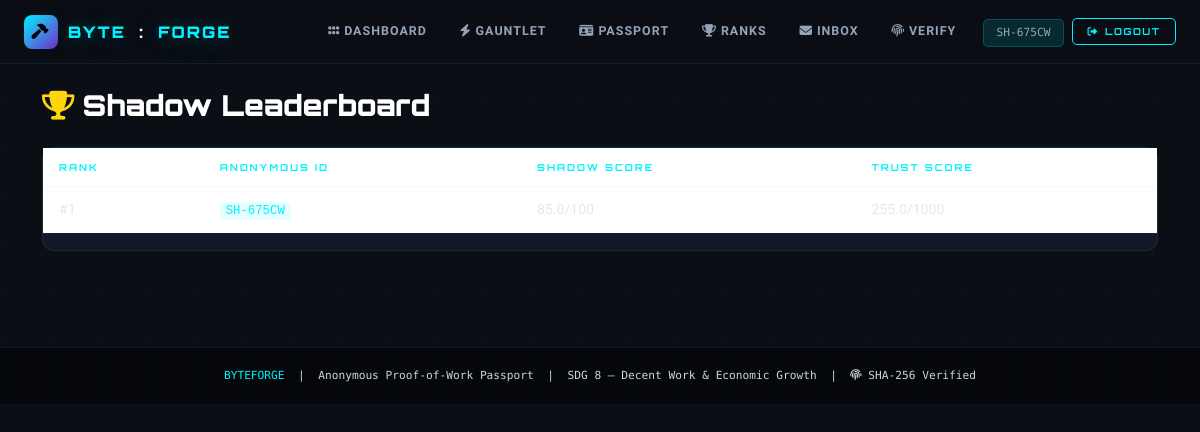
/worker/leaderboard (signed in), run on the app's committed database.
### models.py (models this page shows, shortened)
class User(UserMixin, db.Model):
    __tablename__ = 'users'
    id = db.Column(db.Integer, primary_key=True)
    name = db.Column(db.String(120), nullable=False)
    email = db.Column(db.String(120), unique=True, nullable=False, index=True)
    password_hash = db.Column(db.String(256), nullable=False)
    role = db.Column(db.String(20), nullable=False, default='worker', index=True)
    anonymous_id = db.Column(db.String(20), unique=True, nullable=True, index=True)
    shadow_score = db.Column(db.Float, default=0.0)
    trust_score = db.Column(db.Float, default=0.0)
    bio = db.Column(db.Text, nullable=True)
    location = db.Column(db.String(120), nullable=True)
    created_at = db.Column(db.DateTime, default=datetime.utcnow, index=True)
    verified_skills = db.relationship('VerifiedSkill', backref='worker', lazy=True, cascade='all, delete-orphan')
    shortlisted_by = db.relationship('Shortlist', foreign_keys='Shortlist.worker_id', backref='worker', lazy=True, cascade='all, delete-orphan')
    shortlisted = db.relationship('Shortlist', foreign_keys='Shortlist.employer_id', backref='employer', lazy=True, cascade='all, delete-orphan')
    sent_messages = db.relationship('Message', foreign_keys='Message.sender_id', backref='sender', lazy=True)
    received_messages = db.relationship('Message', foreign_keys='Message.receiver_id', backref='receiver', lazy=True)

### routes/worker.py (the view)
@worker_bp.route('/leaderboard')
@login_required
@worker_required
def leaderboard():
    top_workers = User.query.filter_by(role='worker')\
                      .order_by(User.shadow_score.desc()).limit(20).all()
    my_rank = None
    all_workers = User.query.filter_by(role='worker')\
                      .order_by(User.shadow_score.desc()).all()
    for i, w in enumerate(all_workers, 1):
        if w.id == current_user.id:
            my_rank = i
            break
    skill_leaders = {}
    for skill in Skill.query.all():
        top = VerifiedSkill.query.filter_by(skill_id=skill.id)\
                  .order_by(VerifiedSkill.score.desc()).first()
        if top:
            worker = User.query.get(top.user_id)
            skill_leaders[skill.name] = {
                'anon_id': worker.anonymous_id if worker else 'Unknown',
                'score': top.score
            }
    return render_template('leaderboard.html',
                           top_workers=top_workers,
                           my_rank=my_rank,
                           total_workers=len(all_workers),
                           skill_leaders=skill_leaders)

### routes/worker.py (called while the page is built)
def worker_required(f):
    @wraps(f)
    def decorated(*args, **kwargs):
        if not current_user.is_authenticated or current_user.role != 'worker':
            flash('Worker access required.', 'danger')
            return redirect(url_for('auth.worker_login'))
        return f(*args, **kwargs)
    return decorated

### templates/leaderboard.html
{% extends "base.html" %}
{% block content %}
<h2 class="page-title mb-4"><i class="fas fa-trophy me-2" style="color:var(--yellow);"></i>Shadow Leaderboard</h2>
<div class="card"><div class="card-body p-0"><table class="table"><thead><tr><th>Rank</th><th>Anonymous ID</th><th>Shadow Score</th><th>Trust Score</th></tr></thead>
<tbody>{% for w in top_workers %}<tr><td>#{{ loop.index }}</td><td><code>{{ w.anonymous_id }}</code></td><td>{{ w.shadow_score }}/100</td><td>{{ w.trust_score }}/1000</td></tr>{% endfor %}</tbody></table></div></div>
{% endblock %}

### templates/base.html (shortened to what this page needs)
<!DOCTYPE html>
<html lang="en">
<head>
  <link href="https://cdn.jsdelivr.net/npm/bootstrap@5.3.3/dist/css/bootstrap.min.css" rel="stylesheet"/>
  <link href="https://cdnjs.cloudflare.com/ajax/libs/font-awesome/6.5.0/css/all.min.css" rel="stylesheet"/>
</head>
<body>
<nav class="navbar navbar-expand-lg">
  <div class="container-fluid px-3 px-lg-4">
    <a class="navbar-brand" href="/">
      <div class="brand-shield"><i class="fas fa-hammer"></i></div>
      BYTE<span style="color:#fff;margin:0 3px">:</span>FORGE
    </a>
    <div class="collapse navbar-collapse" id="navMain">
      <ul class="navbar-nav ms-auto align-items-center gap-1 py-2 py-lg-0">
        {% if current_user.is_authenticated %}
          {% if current_user.role == 'worker' %}
            <li class="nav-item"><a class="nav-link" href="/worker/dashboard"><i class="fas fa-grip-horizontal me-1"></i>Dashboard</a></li>
            <li class="nav-item"><a class="nav-link" href="/worker/skills"><i class="fas fa-bolt me-1"></i>Gauntlet</a></li>
            <li class="nav-item"><a class="nav-link" href="/worker/passport"><i class="fas fa-id-card me-1"></i>Passport</a></li>
            <li class="nav-item"><a class="nav-link" href="/worker/leaderboard"><i class="fas fa-trophy me-1"></i>Ranks</a></li>
            <li class="nav-item"><a class="nav-link" href="/worker/inbox"><i class="fas fa-envelope me-1"></i>Inbox</a></li>
          {% endif %}
          <li class="nav-item"><a class="nav-link" href="/verify"><i class="fas fa-fingerprint me-1"></i>Verify</a></li>
          <li class="nav-item ms-2">
            <span style="font-family:var(--M);font-size:.7rem;color:var(--muted);padding:.4rem .8rem;background:var(--cyan-dim);border:1px solid var(--border2);border-radius:5px;">
              {{ current_user.anonymous_id or current_user.name[:12] }}
            </span>
          </li>
          <li class="nav-item ms-1">
            <a class="btn-c" href="/logout" style="padding:.35rem .9rem; font-size:.6rem;"><i class="fas fa-sign-out-alt"></i> Logout</a>
          </li>
        {% endif %}
      </ul>
    </div>
  </div>
</nav>
<main class="container py-4">
{% block content %}{% endblock %}
</main>
<footer>
  <div class="container">
    <span class="text-c">BYTEFORGE</span> &nbsp;|&nbsp;
    Anonymous Proof-of-Work Passport &nbsp;|&nbsp;
    SDG 8 — Decent Work &amp; Economic Growth &nbsp;|&nbsp;
    <i class="fas fa-fingerprint"></i> SHA-256 Verified
  </div>
</footer>
</body>
</html>

### templates/base.html (style rules this page uses)
:root { --bg: #0b0e14; --bg2: #0f1520; --bg3: #111827; --bg4: #151f30; --cyan: #00f2ff; --cyan-dim: rgba(0,242,255,.12); --cyan-glow: 0 0 24px rgba(0,242,255,.35); --pink: #ff006e; --pink-dim: rgba(255,0,110,.12); --pink-glow: 0 0 24px rgba(255,0,110,.35); --purple: #7928ca; --green: #00ff9d; --yellow: #ffd60a; --red: #ff3860; --text: #e2e8f0; --muted: #94a3b8; --border: rgba(0,242,255,.10); --border2: rgba(0,242,255,.20); --F: 'Orbitron', monospace; --M: 'Share Tech Mono', monospace; --B: 'Rajdhani', sans-serif; }
* { box-sizing: border-box; margin: 0; padding: 0; }
html { scroll-behavior: smooth; }
body { background: var(--bg); color: var(--text); font-family: var(--B); font-size: 15px; min-height: 100vh; overflow-x: hidden; }
body::before { content: ''; position: fixed; inset: 0; z-index: 0; pointer-events: none; background-image: linear-gradient(rgba(0,242,255,.025) 1px, transparent 1px), linear-gradient(90deg, rgba(0,242,255,.025) 1px, transparent 1px); background-size: 48px 48px; }
main { position: relative; z-index: 1; }
.navbar { background: rgba(11,14,20,.97) !important; border-bottom: 1px solid var(--border); backdrop-filter: blur(20px); padding: .6rem 0; position: sticky; top: 0; z-index: 1000; }
.navbar-brand { font-family: var(--F); font-weight: 900; font-size: 1rem; color: var(--cyan) !important; letter-spacing: 2px; text-shadow: var(--cyan-glow); display: flex; align-items: center; gap: 10px; }
.brand-shield { width: 34px; height: 34px; border-radius: 8px; background: linear-gradient(135deg, var(--cyan), var(--purple)); display: flex; align-items: center; justify-content: center; color: #000; font-size: .95rem; }
.nav-link { font-family: var(--B); font-weight: 600; font-size: .78rem; letter-spacing: 1px; text-transform: uppercase; color: var(--muted) !important; padding: .45rem .9rem !important; border-radius: 5px; transition: color .2s, background .2s; }
.card { background: var(--bg3); border: 1px solid var(--border); border-radius: 12px; transition: border-color .3s, box-shadow .3s; margin-bottom: 1.5rem; }
.card-body { padding: 1.25rem; }
.btn-c, .btn-cp, .btn-cd, .btn-cs { display: inline-flex; align-items: center; gap: .4rem; font-family: var(--F); font-size: .7rem; font-weight: 700; letter-spacing: 1.5px; text-transform: uppercase; padding: .55rem 1.4rem; border-radius: 5px; border: 1px solid; cursor: pointer; text-decoration: none; transition: all .25s; white-space: nowrap; background: transparent; }
.btn-c { border-color: var(--cyan); color: var(--cyan); }
.page-title { font-family: var(--F); font-weight: 900; font-size: 1.8rem; color: #ffffff !important; }
.text-c { color: var(--cyan) !important; }
p, li, span, div { color: #cbd5e1; }
strong, b, h1, h2, h3, h4, h5, h6 { color: #ffffff !important; }
code { color: var(--cyan) !important; background: rgba(0,242,255,.1) !important; padding: 2px 6px; border-radius: 4px; }
.table { color: var(--text); }
.table thead th { font-family: var(--F); font-size: .6rem; letter-spacing: 2px; color: var(--cyan); border-bottom: 1px solid var(--border); padding: .75rem 1rem; text-transform: uppercase; }
.table tbody td { font-family: var(--B); font-size: .88rem; border-bottom: 1px solid rgba(255,255,255,.04); padding: .75rem 1rem; vertical-align: middle; color: #e2e8f0 !important; font-weight: 400; }
footer { position: relative; z-index: 1; background: rgba(0,0,0,.5); border-top: 1px solid var(--border); padding: 1.25rem 0; text-align: center; font-family: var(--M); font-size: .7rem; color: var(--muted); margin-top: 3rem; }

### data on the page
User: anonymous "SH-675CW", anonymous_id "SH-675CW", shadow_score "85.0", trust_score "255.0"
